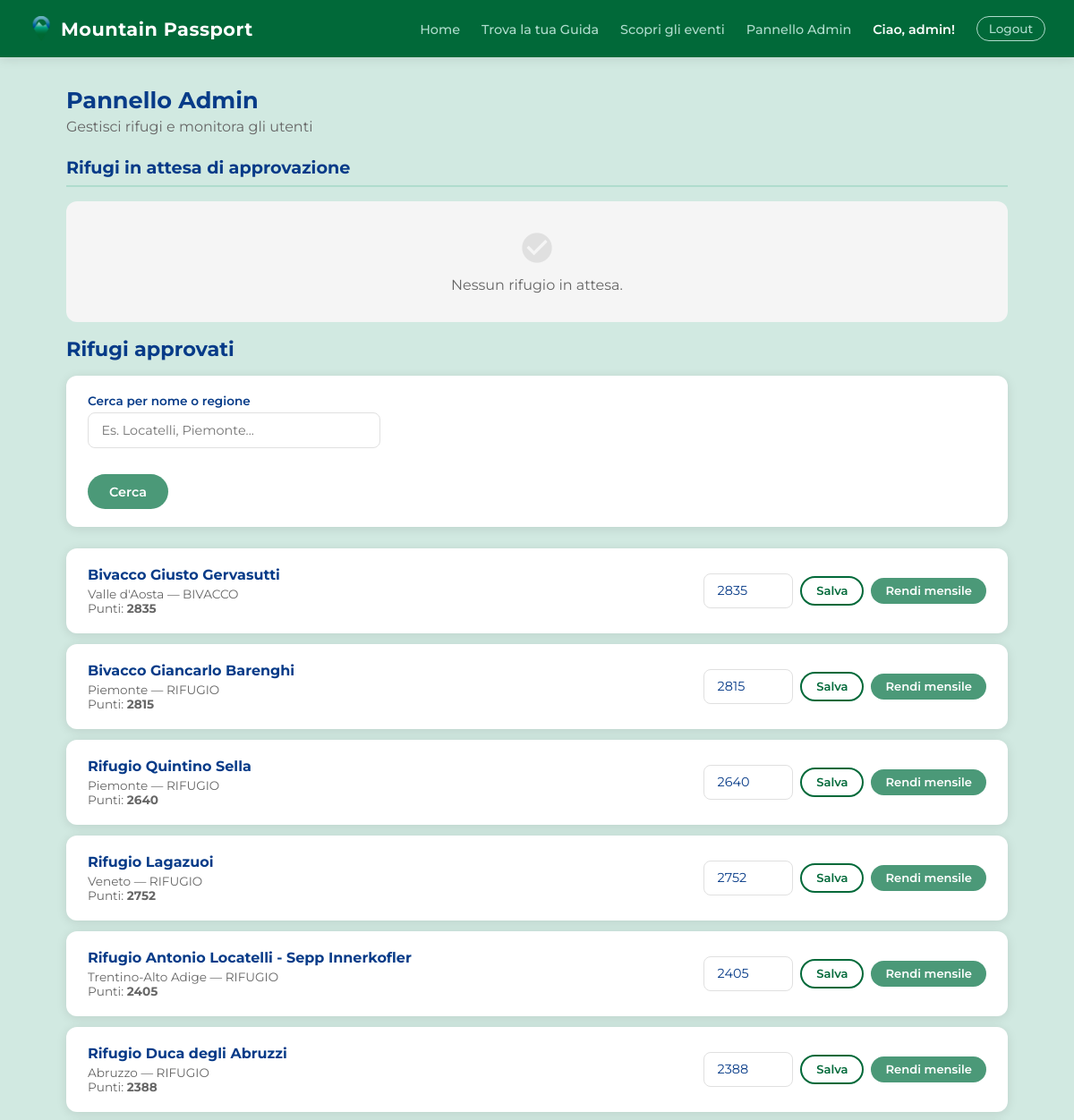
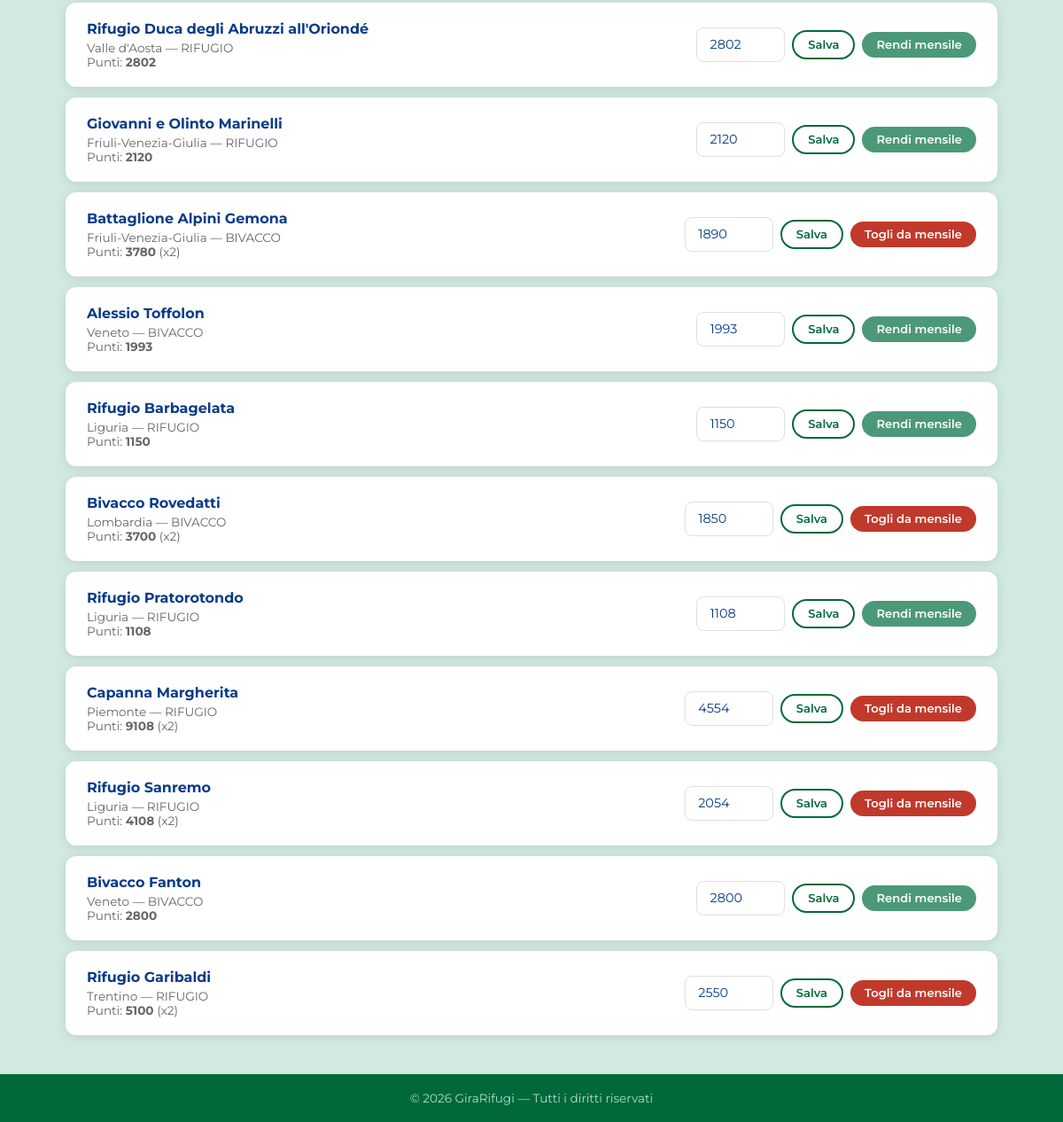
Page /admin-panel/ (signed in) on the committed database (2 pictures, top to bottom).
### rifugi/models.py (models this page shows, shortened)
class Rifugio(models.Model):
    nome = models.CharField(max_length=200)
    localita = models.CharField(max_length=200)
    altitudine = models.IntegerField()
    latitudine = models.FloatField()
    longitudine = models.FloatField()
    regione = models.CharField(max_length=100)
    mensile = models.BooleanField(default=False)
    TIPO_CHOICES = [
        ('RIFUGIO', 'Rifugio'),
        ('BIVACCO', 'Bivacco'),
        ('CAPANNA', 'Capanna'),
    ]
    tipo = models.CharField(max_length=20, choices=TIPO_CHOICES, default='RIFUGIO')
    descrizione = models.TextField(blank=True)
    posti_letto = models.IntegerField(default=0)    # Posti letto totali
    posti_disponibili = models.IntegerField(default=0)  # Posti liberi attuali (si aggiorna dinamicamente)
    immagine = models.ImageField(upload_to='rifugi/', blank=True, null=True)
    qr_uuid = models.UUIDField(default=uuid.uuid4, unique=True, editable=False) # Identificativo univoco per la generazione di QR code per convalidare la visita sul posto di un escursionista
    STATO_CHOICES = [
        ('in_attesa', 'In attesa'),
        ('approvato', 'Approvato'),
    ]
    stato = models.CharField(max_length=20, choices=STATO_CHOICES, default='in_attesa')
    gestore = models.ForeignKey(
        User,
        on_delete=models.SET_NULL,
        null=True,
        blank=True,
        related_name='rifugi'
    )
    class Meta:
        verbose_name_plural = "Rifugi"  # Corregge automaticamente il plurale

### rifugi/views.py (the view)
        def wrapper(request, *args, **kwargs):
            if not request.user.is_authenticated:
                return redirect_to_login(request.get_full_path())
            if not request.user.groups.filter(name=nome_gruppo).exists() and not request.user.is_superuser:
                return render(request, '403.html', status=403)
            return view_func(request, *args, **kwargs)

### rifugi/views.py (called while the page is built)
def gruppo_richiesto(nome_gruppo):
    def decorator(view_func):
        def wrapper(request, *args, **kwargs):
            if not request.user.is_authenticated:
                return redirect_to_login(request.get_full_path())
            if not request.user.groups.filter(name=nome_gruppo).exists() and not request.user.is_superuser:
                return render(request, '403.html', status=403)
            return view_func(request, *args, **kwargs)
        return wrapper
    return decorator

def punti_rifugio(rifugio):
    return rifugio.altitudine * 2 if rifugio.mensile else rifugio.altitudine

### templates/rifugi/pannello_admin.html (shortened to what this page needs)
{% extends 'base.html' %}
{% block content %}
<div class="page-header">
    <h2>Pannello Admin</h2>
    <p>Gestisci rifugi e monitora gli utenti</p>
</div>
<h2 class="section-title">Rifugi in attesa di approvazione</h2>
{% for r in rifugi_in_attesa %}
<div class="card">
    <div style="display:flex; align-items:center; gap:1rem; flex:1;">
        {% if r.immagine %}
            <img src="{{ r.immagine.url }}" alt="{{ r.nome }}" style="width:72px; height:72px; border-radius:var(--radius-sm); object-fit:cover; flex-shrink:0;">
        {% else %}
            <div style="width:72px; height:72px; border-radius:var(--radius-sm); background:linear-gradient(135deg, var(--green) 0%, var(--blue-dark) 100%); flex-shrink:0;"></div>
        {% endif %}
        <div>
            <h3>{{ r.nome }}</h3>
            <p>{{ r.regione }} — {{ r.altitudine }}m — {{ r.tipo }}</p>
            {% if r.gestore %}<p>Gestore: {{ r.gestore.username }}</p>{% endif %}
        </div>
    </div>
    <div style="display:flex; gap:0.5rem;">
        <form method="post">
            {% csrf_token %}
            <input type="hidden" name="azione" value="approva">
            <input type="hidden" name="rifugio_pk" value="{{ r.pk }}">
            <button type="submit" class="btn btn-primary btn-sm">Approva</button>
        </form>
        <form method="post">
            {% csrf_token %}
            <input type="hidden" name="azione" value="rifiuta">
            <input type="hidden" name="rifugio_pk" value="{{ r.pk }}">
            <button type="submit" class="btn btn-danger btn-sm" onclick="return confirm('Eliminare questo rifugio?')">Rifiuta</button>
        </form>
    </div>
</div>
{% empty %}
<div class="empty-state">
    <span class="material-icons">check_circle</span>
    <p>Nessun rifugio in attesa.</p>
</div>
{% endfor %}
<h2 class="home-section-title">Rifugi approvati</h2>
<div class="card" style="display:block; margin-bottom:1.5rem;">
    <form method="get" action="{% url 'pannello_admin' %}">
        <div class="prenota-grid">
            <div class="form-group">
                <label>Cerca per nome o regione</label>
                <input type="text" name="cerca_admin" value="{{ cerca_admin }}" placeholder="Es. Locatelli, Piemonte...">
            </div>
        </div>
        <button type="submit" class="btn btn-primary">Cerca</button>
    </form>
</div>
{% for r in rifugi_tutti %}
<div class="card">
    <div style="flex:1;">
        <h3>{{ r.nome }}</h3>
        <p>{{ r.regione }} — {{ r.tipo }}</p>
        <p style="font-size:0.85rem; color:var(--gray);">
            {% if r.mensile %}
                Punti: <strong>{% widthratio r.altitudine 1 2 %}</strong> (x2)
            {% else %}
                Punti: <strong>{{ r.altitudine }}</strong>
            {% endif %}
        </p>
    </div>
    <div style="display:flex; align-items:center; gap:0.5rem; flex-wrap:wrap;">
        <form method="post" style="display:flex; align-items:center; gap:0.5rem;">
            <div class="form-group" style="margin:0;">
                <input type="number" name="altitudine" value="{{ r.altitudine }}" style="width:100px;">
            </div>
            <button type="submit" class="btn btn-outline btn-sm">Salva</button>
        </form>
        <form method="post" style="display:inline;">
            {% if r.mensile %}
                <button type="submit" class="btn btn-danger btn-sm">Togli da mensile</button>
            {% else %}
                <button type="submit" class="btn btn-primary btn-sm">Rendi mensile</button>
            {% endif %}
        </form>
    </div>
</div>
{% empty %}
<div class="empty-state">
    <span class="material-icons">home</span>
    <p>Nessun rifugio approvato ancora.</p>
</div>
{% endfor %}
{% endblock %}

### templates/base.html (shortened to what this page needs)
{% load static %}
<!DOCTYPE html>
<html lang="it">
<head>
    <link rel="stylesheet" href="{% static 'css/base.css' %}">
    <link rel="stylesheet" href="{% static 'css/home.css' %}">
    <link rel="stylesheet" href="{% static 'css/eventi.css' %}">
    <link rel="stylesheet" href="{% static 'css/detail.css' %}">
    <link rel="stylesheet" href="{% static 'css/form.css' %}">
    <link rel="stylesheet" href="{% static 'css/pages.css' %}">
</head>
<body>
<nav class="navbar">
    <a href="/" class="navbar-brand" style="display:flex; align-items:center; gap:0.5rem;">
        <img src="{% static 'logo.png' %}" alt="Mountain Passport" style="width:28px; height:28px;">
        Mountain Passport
    </a>
    <ul class="navbar-nav">
        <li><a href="{% url 'home' %}">Home</a></li>
        <li><a href="{% url 'guide' %}">Trova la tua Guida</a></li>
        <li><a href="{% url 'eventi' %}">Scopri gli eventi</a></li>
        {% if user.is_authenticated %}
            {% if user.groups.all.0.name == 'Escursionista' %}
                <li><a href="{% url 'checkin' %}">Check-in</a></li>
                <li><a href="{% url 'passaporto' %}">Passaporto</a></li>
            {% elif user.groups.all.0.name == 'GestoreRifugio' %}
                <li><a href="{% url 'dashboard_gestore' %}">Dashboard</a></li>
            {% elif user.groups.all.0.name == 'GuidaAlpina' %}
                <li><a href="{% url 'dashboard_guida' %}">Dashboard</a></li>
            {% elif user.groups.all.0.name == 'Admin' or user.is_superuser %}
                <li><a href="{% url 'pannello_admin' %}">Pannello Admin</a></li>
            {% endif %}
            <li><span class="navbar-user">Ciao, {{ user.username }}!</span></li>
            <li>
                <form method="post" action="/accounts/logout/" style="display:inline">
                    <button type="submit" class="btn-logout">Logout</button>
                </form>
            </li>
        {% else %}
            <li><a href="/accounts/login/">Login</a></li>
            <li><a href="{% url 'register' %}">Registrati</a></li>
        {% endif %}
    </ul>
</nav>
<main>
    {% block content %}{% endblock %}
</main>
<footer>
    <p>&copy; 2026 GiraRifugi — Tutti i diritti riservati</p>
</footer>
</body>
</html>

### static/css/base.css (style rules this page uses)
:root { --green-dark: #016939; --green: #4B9978; --green-light: #AFDCCD; --green-bg: #D1E9E1; --blue-dark: #073B88; --blue: #2F629A; --blue-light: #6B9AB5; --gray: #666666; --gray-light: #E0E0E0; --gray-bg: #F5F5F5; --white: #FFFFFF; --shadow: 0 2px 12px rgba(0,0,0,0.10); --radius: 12px; --radius-sm: 8px; }
*, *::before, *::after { box-sizing: border-box; margin: 0; padding: 0; }
body { font-family: 'Montserrat', sans-serif; background-color: var(--green-bg); color: var(--blue-dark); min-height: 100vh; display: flex; flex-direction: column; }
a { color: var(--blue); text-decoration: none; }
.navbar { background-color: var(--green-dark); padding: 0 2rem; display: flex; align-items: center; justify-content: space-between; height: 64px; box-shadow: var(--shadow); position: sticky; top: 0; z-index: 100; }
.navbar-brand { font-size: 1.3rem; font-weight: 700; color: var(--white) !important; letter-spacing: 0.5px; text-decoration: none; }
.navbar-nav { display: flex; align-items: center; gap: 1.5rem; list-style: none; }
.navbar-nav a { color: var(--green-light); font-size: 0.9rem; font-weight: 500; transition: color 0.2s; }
.navbar-user { color: var(--white); font-size: 0.9rem; font-weight: 600; }
.btn-logout { background: transparent; border: 1px solid var(--green-light); color: var(--green-light); padding: 0.3rem 0.8rem; border-radius: 20px; cursor: pointer; font-family: 'Montserrat', sans-serif; font-size: 0.85rem; font-weight: 500; transition: all 0.2s; }
main { flex: 1; max-width: 1100px; margin: 0 auto; padding: 2rem 1.5rem; width: 100%; }
.btn { display: inline-block; padding: 0.65rem 1.5rem; border-radius: 24px; font-weight: 600; font-size: 0.9rem; cursor: pointer; transition: all 0.2s; border: none; font-family: 'Montserrat', sans-serif; text-decoration: none; }
.btn-primary { background-color: var(--green); color: var(--white); }
.btn-outline { background-color: transparent; color: var(--green-dark); border: 2px solid var(--green-dark); }
.btn-danger { background-color: #c0392b; color: var(--white); }
.btn-sm { padding: 0.4rem 1rem; font-size: 0.82rem; }
footer { background-color: var(--green-dark); color: var(--green-light); text-align: center; padding: 1.2rem; font-size: 0.85rem; margin-top: auto; }

### static/css/home.css (style rules this page uses)
.home-section-title { font-size: 1.4rem; font-weight: 700; color: var(--blue-dark); margin-bottom: 1rem; margin-top: 0.5rem; }

### static/css/detail.css (style rules this page uses)
.prenota-grid { display: grid; grid-template-columns: repeat(3, 1fr); gap: 0.75rem; margin-bottom: 0.75rem; }

### static/css/form.css (style rules this page uses)
.form-group { margin-bottom: 1.1rem; }
.form-group label { display: block; font-size: 0.85rem; font-weight: 600; color: var(--blue-dark); margin-bottom: 0.35rem; }
.form-group input, .form-group select, .form-group textarea { width: 100%; border: 1px solid var(--gray-light); border-radius: var(--radius-sm); padding: 0.6rem 0.9rem; font-family: 'Montserrat', sans-serif; font-size: 0.9rem; color: var(--blue-dark); outline: none; transition: border-color 0.2s; }

### static/css/pages.css (style rules this page uses)
.section-title { font-size: 1.2rem; font-weight: 700; color: var(--blue-dark); margin: 1.5rem 0 1rem; padding-bottom: 0.5rem; border-bottom: 2px solid var(--green-light); }
.empty-state { display: flex; flex-direction: column; align-items: center; gap: 0.75rem; padding: 2rem; background: var(--gray-bg); border-radius: var(--radius); text-align: center; color: var(--gray); margin-bottom: 1rem; }
.empty-state .material-icons { font-size: 2.5rem; color: var(--gray-light); }
.card { background: var(--white); border-radius: var(--radius); box-shadow: var(--shadow); padding: 1.25rem 1.5rem; margin-bottom: 0.75rem; display: flex; justify-content: space-between; align-items: center; flex-wrap: wrap; gap: 0.75rem; }
.card h3 { font-size: 1rem; font-weight: 700; color: var(--blue-dark); margin-bottom: 0.25rem; }
.card p { font-size: 0.85rem; color: var(--gray); }
.page-header { margin-bottom: 1.5rem; }
.page-header h2 { font-size: 1.6rem; font-weight: 700; color: var(--blue-dark); }
.page-header p { color: var(--gray); margin-top: 0.3rem; }

### rows in the picture
Rifugio: nome "Bivacco Giusto Gervasutti", regione "Valle d'Aosta", tipo "BIVACCO", altitudine "2835", mensile "Rendi mensile"
Rifugio: nome "Bivacco Giancarlo Barenghi", regione "Piemonte", tipo "RIFUGIO", altitudine "2815", mensile "Rendi mensile"
Rifugio: nome "Rifugio Quintino Sella", regione "Piemonte", tipo "RIFUGIO", altitudine "2640", mensile "Rendi mensile"
Rifugio: nome "Rifugio Lagazuoi", regione "Veneto", tipo "RIFUGIO", altitudine "2752", mensile "Rendi mensile"
Rifugio: nome "Rifugio Antonio Locatelli - Sepp Innerkofler", regione "Trentino-Alto Adige", tipo "RIFUGIO", altitudine "2405", mensile "Rendi mensile"
Rifugio: nome "Rifugio Duca degli Abruzzi", regione "Abruzzo", tipo "RIFUGIO", altitudine "2388", mensile "Rendi mensile"
Rifugio: nome "Rifugio Duca degli Abruzzi all'Oriondé", regione "Valle d'Aosta", tipo "RIFUGIO", altitudine "2802", mensile "Rendi mensile"
Rifugio: nome "Giovanni e Olinto Marinelli", regione "Friuli-Venezia-Giulia", tipo "RIFUGIO", altitudine "2120", mensile "Rendi mensile"
Rifugio: nome "Battaglione Alpini Gemona", regione "Friuli-Venezia-Giulia", tipo "BIVACCO", altitudine "3780", altitudine "1890", mensile "Togli da mensile"
Rifugio: nome "Alessio Toffolon", regione "Veneto", tipo "BIVACCO", altitudine "1993", mensile "Rendi mensile"
Rifugio: nome "Rifugio Barbagelata", regione "Liguria", tipo "RIFUGIO", altitudine "1150", mensile "Rendi mensile"
Rifugio: nome "Bivacco Rovedatti", regione "Lombardia", tipo "BIVACCO", altitudine "3700", altitudine "1850", mensile "Togli da mensile"
Rifugio: nome "Rifugio Pratorotondo", regione "Liguria", tipo "RIFUGIO", altitudine "1108", mensile "Rendi mensile"
Rifugio: nome "Capanna Margherita", regione "Piemonte", tipo "RIFUGIO", altitudine "9108", altitudine "4554", mensile "Togli da mensile"
Rifugio: nome "Rifugio Sanremo", regione "Liguria", tipo "RIFUGIO", altitudine "4108", altitudine "2054", mensile "Togli da mensile"
Rifugio: nome "Bivacco Fanton", regione "Veneto", tipo "BIVACCO", altitudine "2800", mensile "Rendi mensile"
Rifugio: nome "Rifugio Garibaldi", regione "Trentino", tipo "RIFUGIO", altitudine "5100", altitudine "2550", mensile "Togli da mensile"

### other values in the picture
{{ user.username }} "admin"
